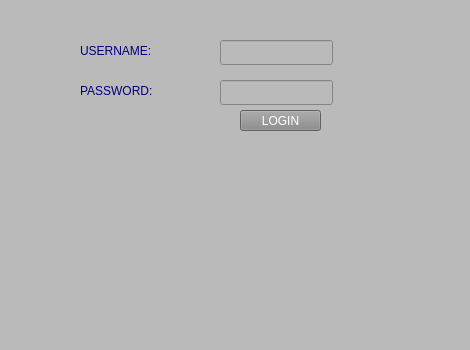
<?xml version="1.0" encoding="UTF-8"?>
<ui version="4.0">
 <class>MainWindow</class>
 <widget class="QMainWindow" name="MainWindow">
  <property name="geometry">
   <rect>
    <x>0</x>
    <y>0</y>
    <width>470</width>
    <height>350</height>
   </rect>
  </property>
  <property name="windowTitle">
   <string>Sign In</string>
  </property>
  <property name="styleSheet">
   <string notr="true">background-color: rgb(186, 186, 186);</string>
  </property>
  <widget class="QWidget" name="centralwidget">
   <widget class="QLabel" name="label">
    <property name="geometry">
     <rect>
      <x>80</x>
      <y>30</y>
      <width>101</width>
      <height>41</height>
     </rect>
    </property>
    <property name="styleSheet">
     <string notr="true">font: 12pt &quot;Rockwell Condensed&quot;;
color: rgb(0, 0, 127);</string>
    </property>
    <property name="text">
     <string>USERNAME:</string>
    </property>
   </widget>
   <widget class="QLineEdit" name="txt_username">
    <property name="geometry">
     <rect>
      <x>220</x>
      <y>40</y>
      <width>113</width>
      <height>25</height>
     </rect>
    </property>
    <property name="styleSheet">
     <string notr="true">font: 12pt &quot;Rockwell Condensed&quot;;
color: rgb(255,255,255);</string>
    </property>
   </widget>
   <widget class="QLabel" name="label_2">
    <property name="geometry">
     <rect>
      <x>80</x>
      <y>80</y>
      <width>91</width>
      <height>21</height>
     </rect>
    </property>
    <property name="styleSheet">
     <string notr="true">font: 12pt &quot;Rockwell Condensed&quot;;
color: rgb(0, 0, 127);</string>
    </property>
    <property name="text">
     <string>PASSWORD:</string>
    </property>
   </widget>
   <widget class="QLineEdit" name="txt_password">
    <property name="geometry">
     <rect>
      <x>220</x>
      <y>80</y>
      <width>113</width>
      <height>25</height>
     </rect>
    </property>
    <property name="styleSheet">
     <string notr="true">font: 12pt &quot;Rockwell Condensed&quot;;
color: rgb(255,255,255);</string>
    </property>
    <property name="echoMode">
     <enum>QLineEdit::Password</enum>
    </property>
   </widget>
   <widget class="QPushButton" name="btn_Login">
    <property name="geometry">
     <rect>
      <x>240</x>
      <y>110</y>
      <width>81</width>
      <height>21</height>
     </rect>
    </property>
    <property name="styleSheet">
     <string notr="true">background-color: rgb(136, 136, 136);
color: rgb(255, 255, 255);
font: 12pt &quot;Rockwell Condensed&quot;;</string>
    </property>
    <property name="text">
     <string>LOGIN</string>
    </property>
   </widget>
   <widget class="QLabel" name="label_8">
    <property name="geometry">
     <rect>
      <x>160</x>
      <y>160</y>
      <width>141</width>
      <height>131</height>
     </rect>
    </property>
    <property name="styleSheet">
     <string notr="true">image: url(:/newPrefix/Aydin.png);
image: url(:/newPrefix/Aydin.png);
image: url(:/newPrefix/Aydin.png);
image: url(:/newPrefix/Aydin.png);
image: url(:/newPrefix/Aydin.png);
image: url(:/newPrefix/Aydin.png);</string>
    </property>
    <property name="text">
     <string/>
    </property>
   </widget>
  </widget>
  <widget class="QMenuBar" name="menubar">
   <property name="geometry">
    <rect>
     <x>0</x>
     <y>0</y>
     <width>470</width>
     <height>22</height>
    </rect>
   </property>
  </widget>
  <widget class="QStatusBar" name="statusbar"/>
 </widget>
 <resources>
  <include location="../Desktop/Proje5Mayıs/asd.qrc"/>
 </resources>
 <connections/>
</ui>
